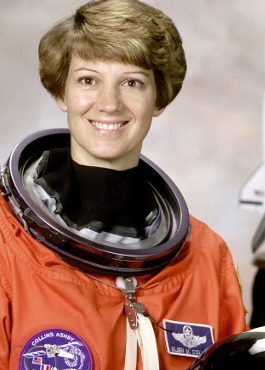
#> input picture face_reference_dataset/reference/subject_a.png, 265 x 370 px, found by its file name
$ python generate_face_test_dataset.py
#> lines starting #> are read from the running program, lines starting #| are printed output that depends on the picture
from __future__ import annotations

import csv
import json
import math
import shutil
import subprocess
import tempfile
from dataclasses import dataclass
from pathlib import Path

import cv2
import numpy as np

PROJECT_ROOT = Path(__file__).resolve().parents[1]
DEFAULT_OUTPUT = PROJECT_ROOT / "samples" / "face_reference_dataset"

FRAME_WIDTH = 480
FRAME_HEIGHT = 270
FPS = 10
FRAME_COUNT = 24

REGIONS = {
    "top_left": (0.18, 0.23),
    "top_center": (0.50, 0.23),
    "top_right": (0.82, 0.23),
    "center_left": (0.18, 0.50),
    "center": (0.50, 0.50),
    "center_right": (0.82, 0.50),
    "bottom_left": (0.18, 0.77),
    "bottom_right": (0.82, 0.77),
}

FACE_HEIGHTS = {
    "small": 32,
    "medium": 64,
    "large": 112,
}

MOTIONS = (
    "static",
    "horizontal",
    "vertical",
    "diagonal",
    "orbit",
    "zoom",
)


@dataclass(frozen=True)
class Subject:
    name: str
    image_path: Path
    face_box: tuple[int, int, int, int]


@dataclass(frozen=True)
class Placement:
    subject: Subject
    region: str
    size: str
    motion: str
    phase: float = 0.0


def _background(frame_index: int, variant: int) -> np.ndarray:
    y = np.linspace(0, 1, FRAME_HEIGHT, dtype=np.float32)[:, None]
    x = np.linspace(0, 1, FRAME_WIDTH, dtype=np.float32)[None, :]
    phase = frame_index / max(1, FRAME_COUNT - 1)
    base = np.zeros((FRAME_HEIGHT, FRAME_WIDTH, 3), dtype=np.float32)
    base[..., 0] = 35 + 55 * x + 10 * math.sin(phase * math.tau)
    base[..., 1] = 45 + 45 * y + 8 * variant
    base[..., 2] = 65 + 35 * (1 - x) + 12 * math.cos(phase * math.tau)
    grid_x = ((np.arange(FRAME_WIDTH) // 40) % 2)[None, :]
    grid_y = ((np.arange(FRAME_HEIGHT) // 40) % 2)[:, None]
    checker = ((grid_x + grid_y) % 2) * 5
    base += checker[..., None]
    return np.clip(base, 0, 255).astype(np.uint8)


def _motion_offset(motion: str, t: float, amplitude: float, phase: float) -> tuple[float, float, float]:
    angle = math.tau * t + phase
    if motion == "static":
        return 0.0, 0.0, 1.0
    if motion == "horizontal":
        return amplitude * math.sin(angle), 0.0, 1.0
    if motion == "vertical":
        return 0.0, amplitude * math.sin(angle), 1.0
    if motion == "diagonal":
        shift = amplitude * math.sin(angle)
        return shift, shift * 0.6, 1.0
    if motion == "orbit":
        return amplitude * math.cos(angle), amplitude * 0.6 * math.sin(angle), 1.0
    if motion == "zoom":
        return 0.0, 0.0, 1.0 + 0.10 * math.sin(angle)
    raise ValueError(f"Unknown motion: {motion}")


def _clip_box(x: int, y: int, width: int, height: int) -> list[int]:
    x1 = max(0, min(FRAME_WIDTH, x))
    y1 = max(0, min(FRAME_HEIGHT, y))
    x2 = max(0, min(FRAME_WIDTH, x + width))
    y2 = max(0, min(FRAME_HEIGHT, y + height))
    return [x1, y1, max(0, x2 - x1), max(0, y2 - y1)]


def _paste_subject(
    frame: np.ndarray,
    placement: Placement,
    frame_index: int,
) -> list[int]:
    source = cv2.imread(str(placement.subject.image_path), cv2.IMREAD_COLOR)
    if source is None:
        raise ValueError(f"Could not read subject image: {placement.subject.image_path}")

    fx, fy, fw, fh = placement.subject.face_box
    target_face_height = FACE_HEIGHTS[placement.size]
    t = frame_index / max(1, FRAME_COUNT - 1)
    dx, dy, zoom = _motion_offset(
        placement.motion,
        t,
        amplitude=10.0 if placement.size != "large" else 6.0,
        phase=placement.phase,
    )
    scale = target_face_height / max(1, fh) * zoom
    target_width = max(1, int(round(source.shape[1] * scale)))
    target_height = max(1, int(round(source.shape[0] * scale)))
    resized = cv2.resize(source, (target_width, target_height), interpolation=cv2.INTER_AREA)

    face_x = fx * scale
    face_y = fy * scale
    face_w = fw * scale
    face_h = fh * scale
    region_x, region_y = REGIONS[placement.region]
    face_center_x = region_x * FRAME_WIDTH + dx
    face_center_y = region_y * FRAME_HEIGHT + dy

    portrait_x = int(round(face_center_x - face_x - face_w / 2))
    portrait_y = int(round(face_center_y - face_y - face_h / 2))

    dst_x1 = max(0, portrait_x)
    dst_y1 = max(0, portrait_y)
    dst_x2 = min(FRAME_WIDTH, portrait_x + target_width)
    dst_y2 = min(FRAME_HEIGHT, portrait_y + target_height)
    if dst_x1 < dst_x2 and dst_y1 < dst_y2:
        src_x1 = dst_x1 - portrait_x
        src_y1 = dst_y1 - portrait_y
        src_x2 = src_x1 + (dst_x2 - dst_x1)
        src_y2 = src_y1 + (dst_y2 - dst_y1)
        frame[dst_y1:dst_y2, dst_x1:dst_x2] = resized[src_y1:src_y2, src_x1:src_x2]

    return _clip_box(
        int(round(portrait_x + face_x)),
        int(round(portrait_y + face_y)),
        int(round(face_w)),
        int(round(face_h)),
    )


def _write_video(
    output_path: Path,
    placements: list[Placement],
    label: str,
    variant: int,
) -> dict[str, object]:
    output_path.parent.mkdir(parents=True, exist_ok=True)
    annotations: list[dict[str, object]] = []

    with tempfile.TemporaryDirectory(prefix="frameguard-face-video-") as temp_dir:
        intermediate = Path(temp_dir) / "intermediate.mp4"
        writer = cv2.VideoWriter(
            str(intermediate),
            cv2.VideoWriter_fourcc(*"mp4v"),
            FPS,
            (FRAME_WIDTH, FRAME_HEIGHT),
        )
        if not writer.isOpened():
            raise RuntimeError("OpenCV could not create the sample video")

        try:
            for frame_index in range(FRAME_COUNT):
                frame = _background(frame_index, variant)
                frame_boxes: list[dict[str, object]] = []
                for placement in placements:
                    box = _paste_subject(frame, placement, frame_index)
                    frame_boxes.append({"subject": placement.subject.name, "box": box})

                cv2.rectangle(frame, (0, FRAME_HEIGHT - 28), (FRAME_WIDTH, FRAME_HEIGHT), (15, 15, 15), -1)
                cv2.putText(
                    frame,
                    label,
                    (10, FRAME_HEIGHT - 9),
                    cv2.FONT_HERSHEY_SIMPLEX,
                    0.48,
                    (240, 240, 240),
                    1,
                    cv2.LINE_AA,
                )
                writer.write(frame)
                annotations.append({"frame": frame_index, "faces": frame_boxes})
        finally:
            writer.release()

        ffmpeg = shutil.which("ffmpeg")
        if ffmpeg:
            subprocess.run(
                [
                    ffmpeg,
                    "-y",
                    "-loglevel",
                    "error",
                    "-i",
                    str(intermediate),
                    "-an",
                    "-c:v",
                    "libx264",
                    "-preset",
                    "veryfast",
                    "-crf",
                    "30",
                    "-pix_fmt",
                    "yuv420p",
                    "-movflags",
                    "+faststart",
                    str(output_path),
                ],
                check=True,
            )
        else:
            shutil.copy2(intermediate, output_path)

    return {
        "filename": output_path.name,
        "width": FRAME_WIDTH,
        "height": FRAME_HEIGHT,
        "fps": FPS,
        "frame_count": FRAME_COUNT,
        "duration_seconds": FRAME_COUNT / FPS,
        "placements": [
            {
                "subject": item.subject.name,
                "region": item.region,
                "size": item.size,
                "motion": item.motion,
            }
            for item in placements
        ],
        "frames": annotations,
    }


def generate(output_dir: Path) -> None:
    reference_dir = output_dir / "reference"
    video_dir = output_dir / "videos"
    reference_dir.mkdir(parents=True, exist_ok=True)
    video_dir.mkdir(parents=True, exist_ok=True)

    subjects = {
        "subject_a": Subject(
            "subject_a",
            reference_dir / "subject_a.png",
            (62, 46, 95, 95),
        ),
        "subject_b": Subject(
            "subject_b",
            reference_dir / "subject_b.png",
            (75, 85, 222, 222),
        ),
    }
    for subject in subjects.values():
        if not subject.image_path.is_file():
            raise FileNotFoundError(
                f"Missing reference image {subject.image_path}. Use the provided dataset assets."
            )

    manifest_rows: list[dict[str, object]] = []
    annotation_payload: dict[str, object] = {
        "schema_version": "1.0",
        "description": "Synthetic placement ground truth for FrameGuard face tests",
        "videos": [],
    }

    index = 0
    for subject in subjects.values():
        for region in REGIONS:
            for size in FACE_HEIGHTS:
                motion = MOTIONS[index % len(MOTIONS)]
                filename = f"{subject.name}_{region}_{size}.mp4"
                placements = [Placement(subject, region, size, motion, phase=index * 0.31)]
                record = _write_video(
                    video_dir / filename,
                    placements,
                    f"{subject.name} | {region} | {size} | {motion}",
                    index % 5,
                )
#> in _paste_subject, source is the input picture: shape (370, 265, 3); mean B, G, R 109.8, 123.2, 158.8
#> in _paste_subject, `resized = cv2.resize(source, (target_width, target_height), interpolat..`:
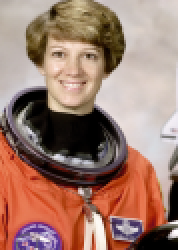
#> resized: shape (125, 89, 3) (shown 2 times larger); mean B, G, R 109.8, 123.2, 158.8
#> in _paste_subject, `frame[dst_y1:dst_y2, dst_x1:dst_x2] = resized[src_y1:src_y2, src_x1:sr..`:
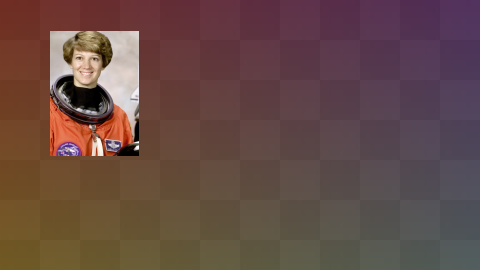
#> frame: shape (270, 480, 3); mean B, G, R 69.8, 74.7, 100.9
#> in _write_video, `cv2.putText( frame, label, (10, FRAME_HEIGHT - 9), cv2.FONT_HERSHEY_SI..`:
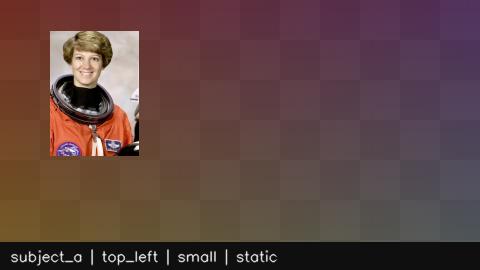
#> frame: shape (270, 480, 3); mean B, G, R 65.9, 68.2, 93.7
                annotation_payload["videos"].append(record)  # type: ignore[index]
                manifest_rows.append(
                    {
                        "filename": filename,
                        "scenario": "single_face",
                        "subjects": subject.name,
                        "region": region,
                        "size": size,
                        "motion": motion,
                        "expected_faces": 1,
                    }
                )
                index += 1

    dual_regions = [
        ("top_left", "bottom_right"),
        ("top_right", "bottom_left"),
        ("center_left", "center_right"),
        ("top_center", "bottom_left"),
        ("bottom_right", "top_left"),
        ("center", "top_right"),
        ("bottom_left", "center_right"),
        ("top_left", "center"),
    ]
#> dual_regions = [('top_left', 'bottom_right'), ('top_right', 'bottom_left'), ('center_left', 'center_right'), ('top_center', 'bottom_left'), ('bottom_right', 'top_left'), ('center', 'top_right'), ('bottom_left', 'center_right'), ('top_left', 'center')]
    dual_sizes = [
        ("small", "large"),
        ("large", "small"),
        ("medium", "medium"),
        ("small", "medium"),
        ("medium", "large"),
        ("large", "medium"),
        ("small", "small"),
        ("large", "large"),
    ]
    for dual_index, ((region_a, region_b), (size_a, size_b)) in enumerate(
        zip(dual_regions, dual_sizes, strict=True),
        start=1,
    ):
        motion_a = MOTIONS[(index + dual_index) % len(MOTIONS)]
        motion_b = MOTIONS[(index + dual_index + 2) % len(MOTIONS)]
        filename = f"dual_subjects_{dual_index:02d}.mp4"
#> filename = 'dual_subjects_01.mp4'
        placements = [
            Placement(subjects["subject_a"], region_a, size_a, motion_a, phase=0.0),
            Placement(subjects["subject_b"], region_b, size_b, motion_b, phase=math.pi),
        ]
        record = _write_video(
            video_dir / filename,
            placements,
            f"dual | A:{region_a}/{size_a} | B:{region_b}/{size_b}",
            dual_index % 5,
        )
        annotation_payload["videos"].append(record)  # type: ignore[index]
        manifest_rows.append(
            {
                "filename": filename,
                "scenario": "two_faces_reference_matching",
                "subjects": "subject_a+subject_b",
                "region": f"{region_a}+{region_b}",
                "size": f"{size_a}+{size_b}",
                "motion": f"{motion_a}+{motion_b}",
                "expected_faces": 2,
            }
        )

    with (output_dir / "manifest.csv").open("w", newline="", encoding="utf-8") as handle:
        writer = csv.DictWriter(handle, fieldnames=list(manifest_rows[0]))
        writer.writeheader()
        writer.writerows(manifest_rows)

    (output_dir / "annotations.json").write_text(
        json.dumps(annotation_payload, indent=2),
        encoding="utf-8",
    )
    print(f"Generated {len(manifest_rows)} videos in {video_dir}")


if __name__ == "__main__":
    generate(DEFAULT_OUTPUT)
